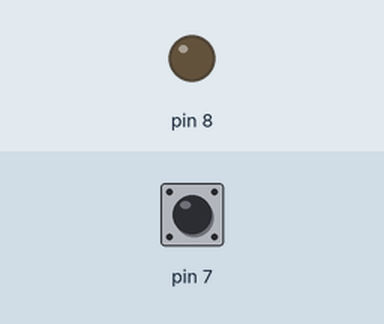
A sketch run on a simulated Arduino Uno, built with avr-gcc and run on an emulated ATmega328P. Shown: output pins drawn as LEDs (lit = HIGH). Dashed ring = blinking. Inputs (shaded band) come from the test bench; at power-on: pin 7 LOW.

Above: at 1.2 s.
1.3 s: pin 7 pulsed HIGH 5 times (0.12 s each, 0.3 s apart)
At 1.65 s:
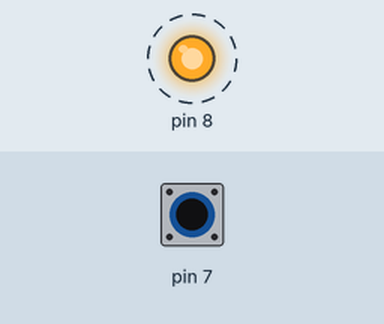
At 3.2 s:
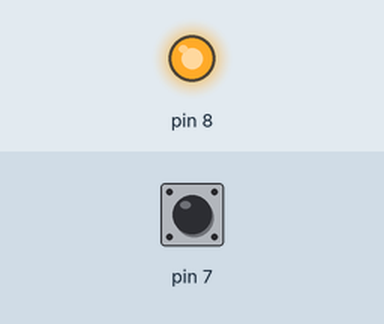
Timing chart, 0 to 4.7 s (numbered marks = the images above; inputs shaded):
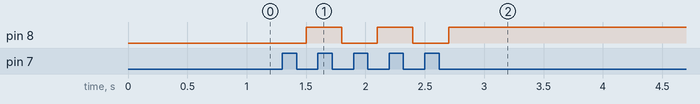

Measured:
- after the input at 1.3 s, pin 8: alternates HIGH for 0.30 s and LOW for 0.30 s, 5 changes in all, then stays HIGH, starting after 0.20 s

The sketch:

challenge07.ino
```cpp
int flag = 0;                         // 상태를 구분하기 위한 변수

void setup()
{
  pinMode(8, OUTPUT);
  pinMode(7, INPUT);
}

void loop()
{
  int inputValue = digitalRead(7);

  if (inputValue == HIGH) {           // 푸시버튼이 눌렸을 때
    if (flag == 0)                    // 꺼짐 상태이면 켜짐 상태로 변경
      flag = 1;

  } else {                            // 푸시버튼이 떼어졌을 때
    if (flag == 1) {
      int ledStatus = digitalRead(8); // 현재 LED의 상태를 읽음
      if (ledStatus == HIGH)          // LED의 상태가 켜짐이면 꺼짐으로 변경
        digitalWrite(8, LOW);
      else                            // LED의 상태가 꺼짐이면 켜짐으로 변경
        digitalWrite(8, HIGH);
      flag = 0;                       // 상태 구분 변수를 초기화
    }
  }
  delay(100);                         // 100ms 지연시간
}
```
